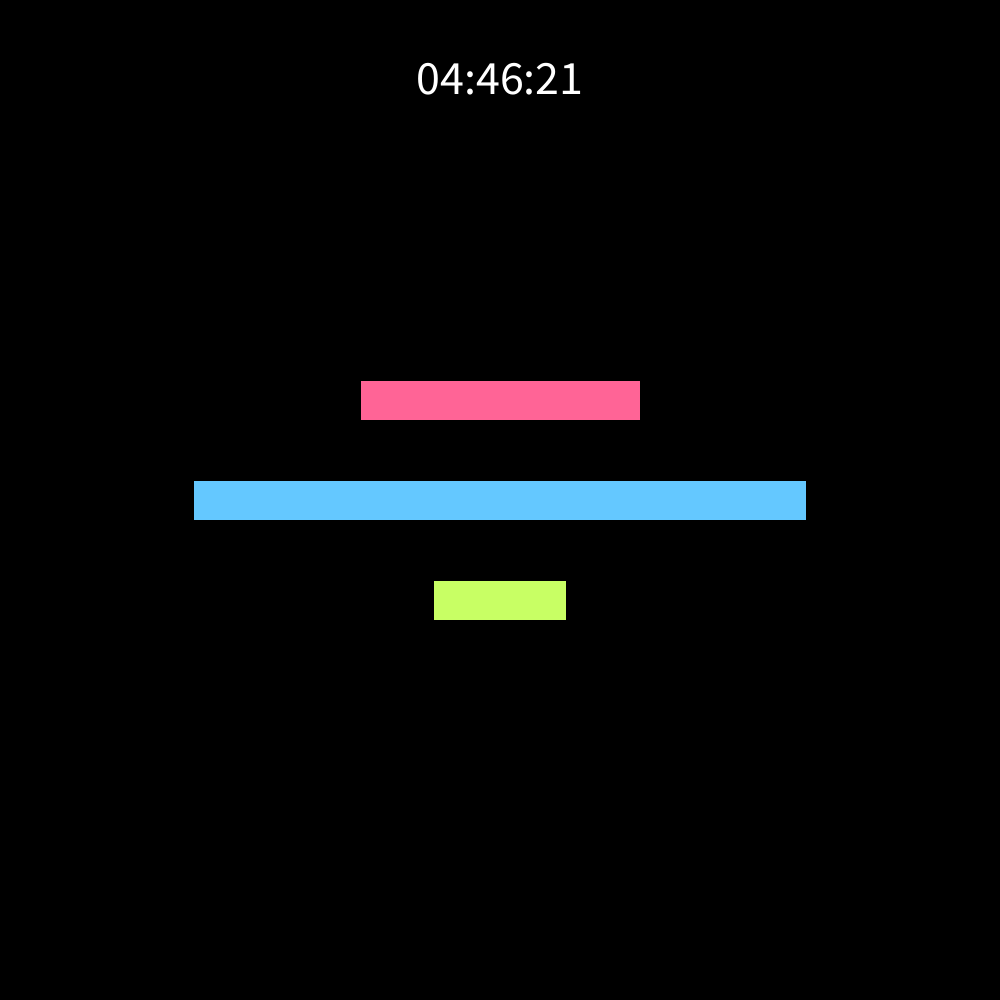
Frame 1 (no input)
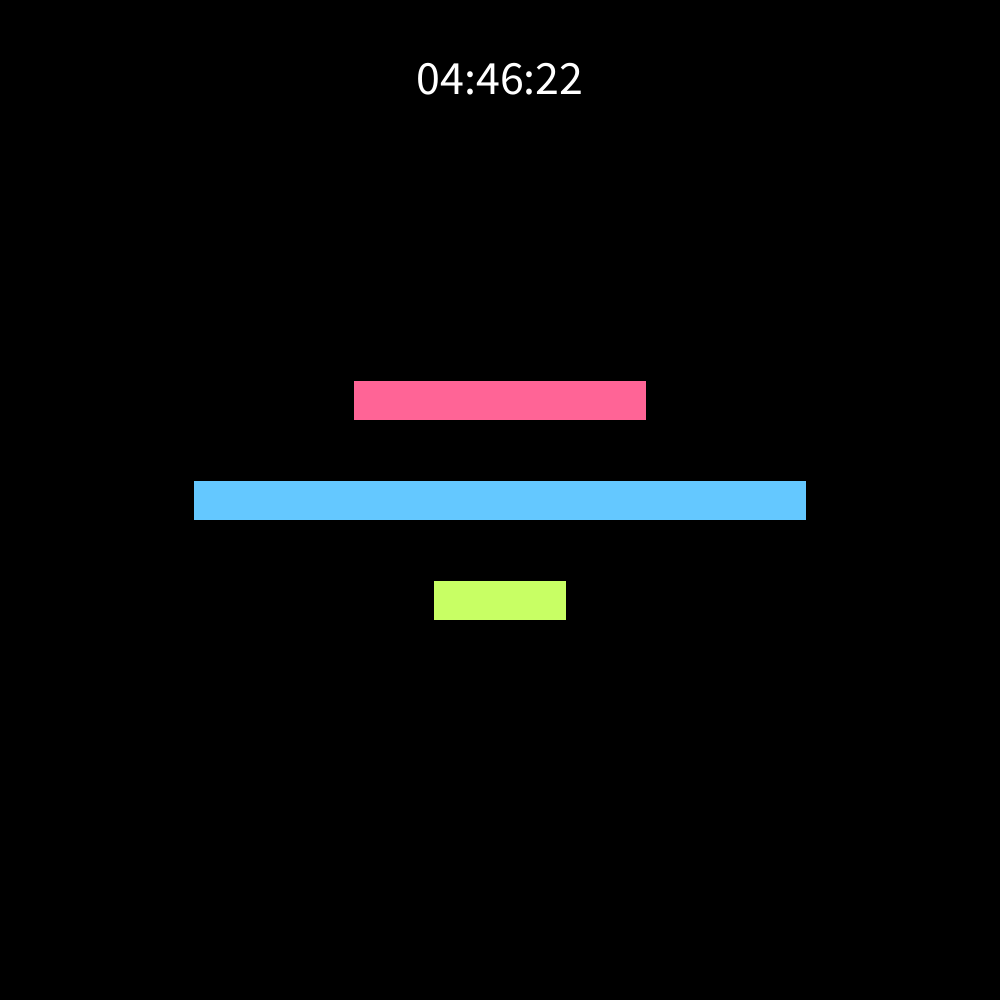
Frame 60 (the mouse pressed at the canvas centre just before this capture)
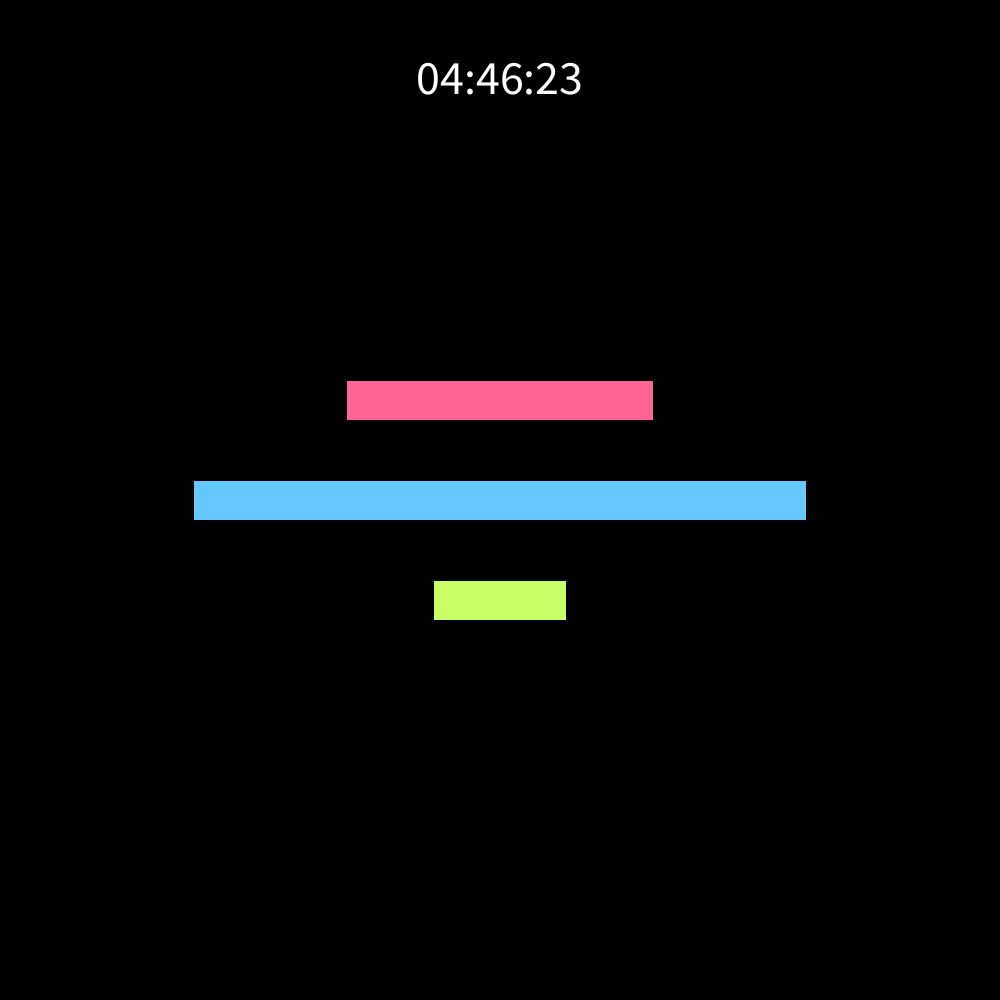
Frame 120 (the mouse held since frame 60 and released just before this capture)

The Processing sketch that drew these frames (run headless with seeded random() and noise(); from frame 60 on, the mouse is pressed at the canvas centre):

// Processing sketch: Morrismanuela_E04
// ── Morrismanuela_E04.pde

int h;
int m;
int s;

String timeString;

void setup() {
  size(1000, 1000);
  textAlign(CENTER, TOP);
  textSize(48);
  rectMode(CENTER); // barras  centradas horizontalmente
}

void draw() {
  background(0);

  // hora actual
  h = hour();
  m = minute();
  s = second();

  // Mostrar hora como texto centrado arriba
  timeString = nf(h, 2) + ":" + nf(m, 2) + ":" + nf(s, 2);
  fill(255);
  text(timeString, width / 2, 60);

  // Centro vertical para distribuir las 3 barras
  float espacioEntreBarras = 100;
  float centroY = height / 2 - espacioEntreBarras;

  // Barra de segundos
  fill(255, 100, 150); 
  rect(width / 2, centroY, map(s, 0, 60, 0, 800), 40);

  // Barra de minutos
  fill(100, 200, 255); 
  rect(width / 2, centroY + espacioEntreBarras, map(m, 0, 60, 0, 800), 40);

  // Barra de horas
  fill(200, 255, 100);
  rect(width / 2, centroY + espacioEntreBarras * 2, map(h % 24, 0, 24, 0, 800), 40);
}
